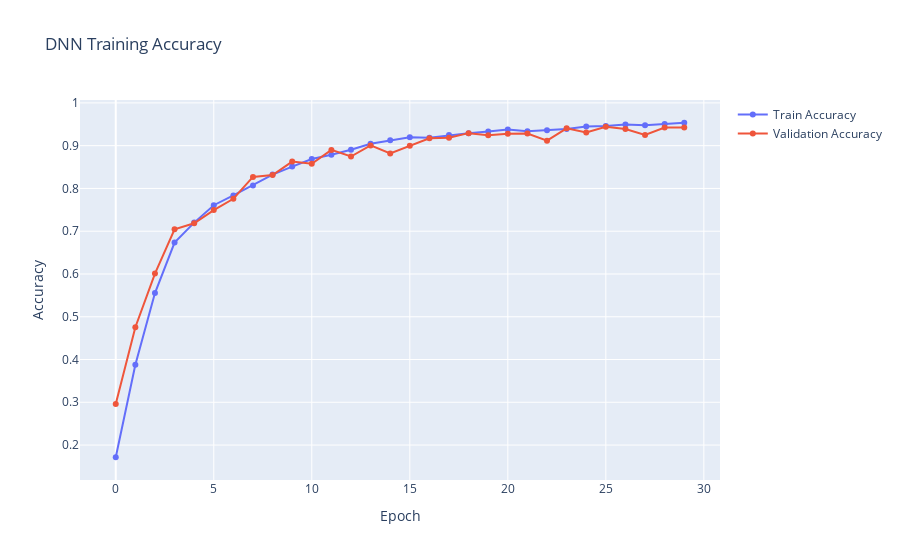
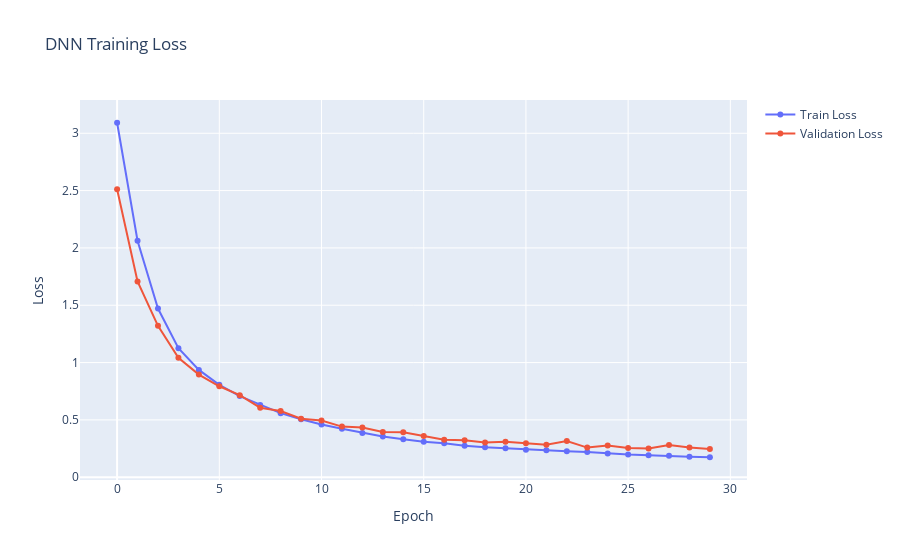

Notebook code cell kept with these figures, in order:
### Code cell
import plotly.graph_objects as go

# Trainings- und Validierungsaccuracy
fig = go.Figure()
fig.add_trace(go.Scatter(y=history.history['accuracy'], mode='lines+markers', name='Train Accuracy'))
fig.add_trace(go.Scatter(y=history.history['val_accuracy'], mode='lines+markers', name='Validation Accuracy'))
fig.update_layout(title='DNN Training Accuracy', xaxis_title='Epoch', yaxis_title='Accuracy')
fig.show()

# Trainings- und Validierungsverlust
fig2 = go.Figure()
fig2.add_trace(go.Scatter(y=history.history['loss'], mode='lines+markers', name='Train Loss'))
fig2.add_trace(go.Scatter(y=history.history['val_loss'], mode='lines+markers', name='Validation Loss'))
fig2.update_layout(title='DNN Training Loss', xaxis_title='Epoch', yaxis_title='Loss')
fig2.show()

### Figure 1 — Plotly figure (JSON) as saved in the notebook; plotly's stock layout.template omitted (floating-point values rounded to 4 significant figures)
{"data": [{"mode": "lines+markers", "name": "Train Accuracy", "type": "scatter", "y": [0.1715, 0.3878, 0.5553, 0.6735, 0.7201, 0.7607, 0.7837, 0.8071, 0.8324, 0.8511, 0.8686, 0.879, 0.8903, 0.9045, 0.9129, 0.9198, 0.9187, 0.9249, 0.9292, 0.9329, 0.938, 0.934, 0.9359, 0.939, 0.9446, 0.9461, 0.9497, 0.9476, 0.9506, 0.9536]}, {"mode": "lines+markers", "name": "Validation Accuracy", "type": "scatter", "y": [0.2962, 0.4755, 0.6008, 0.7045, 0.7185, 0.7493, 0.7759, 0.827, 0.8312, 0.8627, 0.8578, 0.8901, 0.8746, 0.9006, 0.8817, 0.8999, 0.9174, 0.9188, 0.9293, 0.9244, 0.9279, 0.9286, 0.9118, 0.9405, 0.9307, 0.944, 0.9391, 0.9251, 0.9426, 0.9426]}], "layout": {"title": {"text": "DNN Training Accuracy"}, "xaxis": {"title": {"text": "Epoch"}}, "yaxis": {"title": {"text": "Accuracy"}}}}

### Figure 2 — Plotly figure (JSON) as saved in the notebook; plotly's stock layout.template omitted (floating-point values rounded to 4 significant figures)
{"data": [{"mode": "lines+markers", "name": "Train Loss", "type": "scatter", "y": [3.092, 2.063, 1.471, 1.126, 0.9359, 0.8063, 0.7076, 0.6305, 0.5585, 0.5048, 0.46, 0.4234, 0.3863, 0.3543, 0.3316, 0.3103, 0.2963, 0.2743, 0.2613, 0.2518, 0.2399, 0.2354, 0.2261, 0.2199, 0.2065, 0.1984, 0.1919, 0.1883, 0.1789, 0.1742]}, {"mode": "lines+markers", "name": "Validation Loss", "type": "scatter", "y": [2.512, 1.707, 1.32, 1.041, 0.8954, 0.7933, 0.7156, 0.6064, 0.5779, 0.51, 0.4938, 0.4416, 0.4337, 0.3937, 0.3926, 0.3606, 0.3268, 0.3219, 0.3037, 0.3102, 0.2966, 0.2827, 0.3153, 0.2586, 0.2764, 0.2543, 0.2499, 0.2805, 0.2589, 0.2464]}], "layout": {"title": {"text": "DNN Training Loss"}, "xaxis": {"title": {"text": "Epoch"}}, "yaxis": {"title": {"text": "Loss"}}}}
